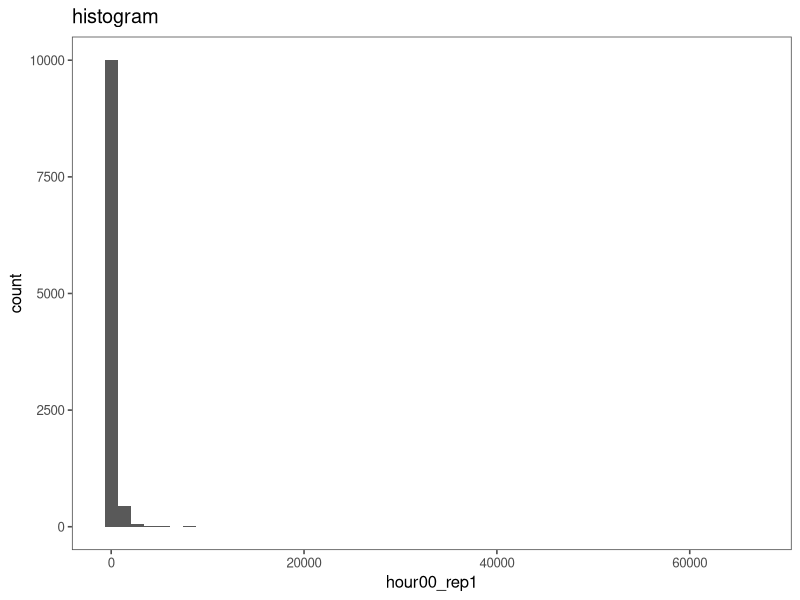
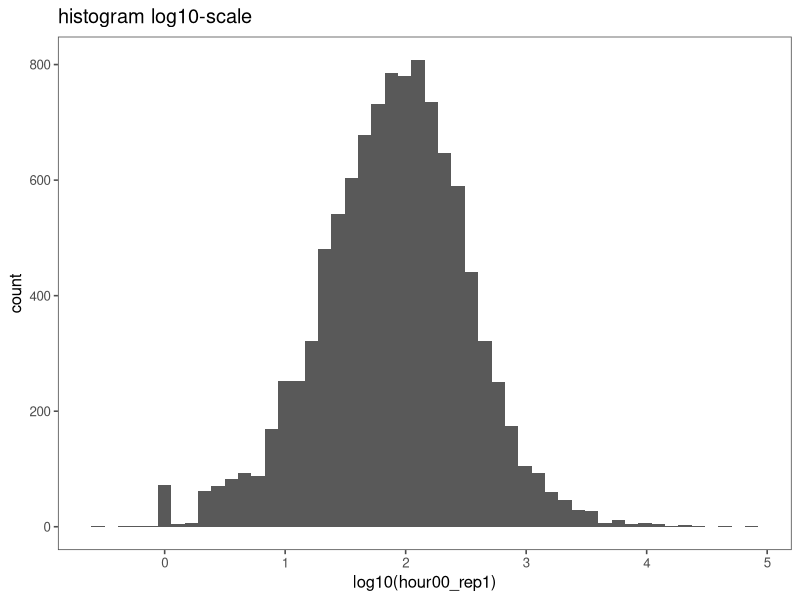
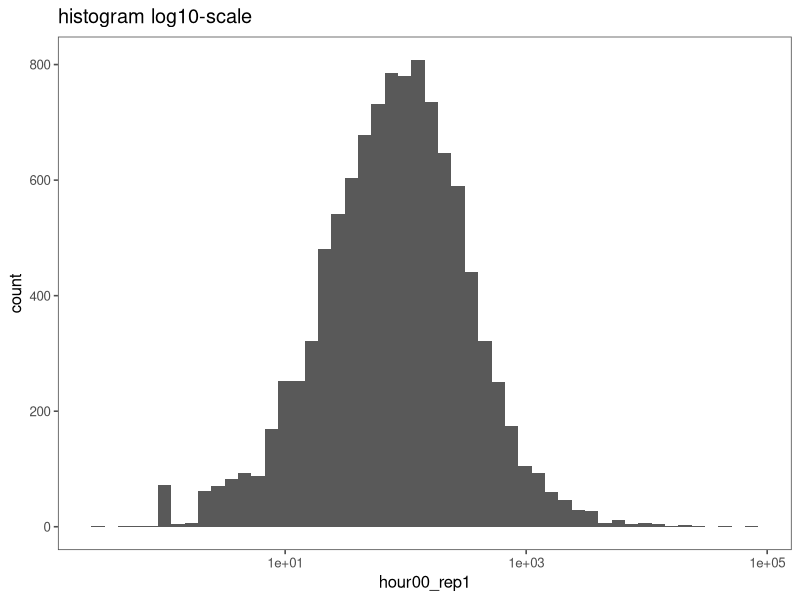
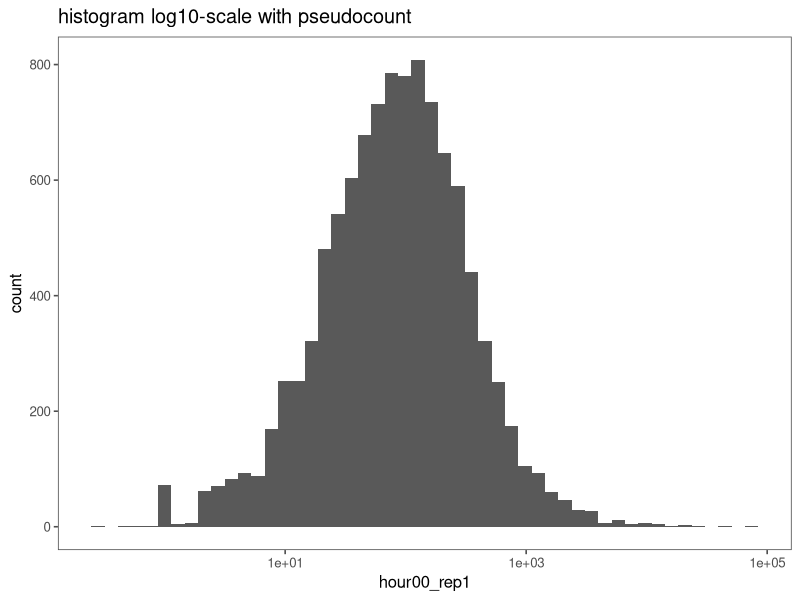
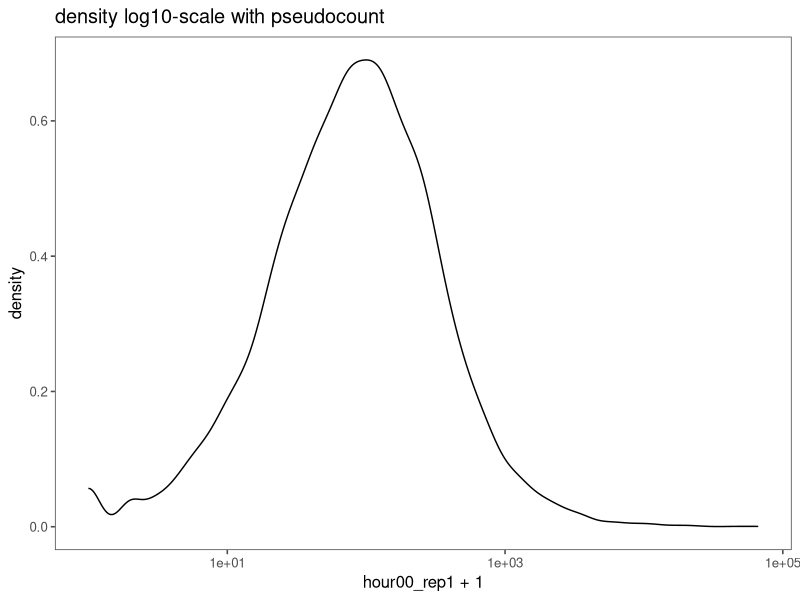
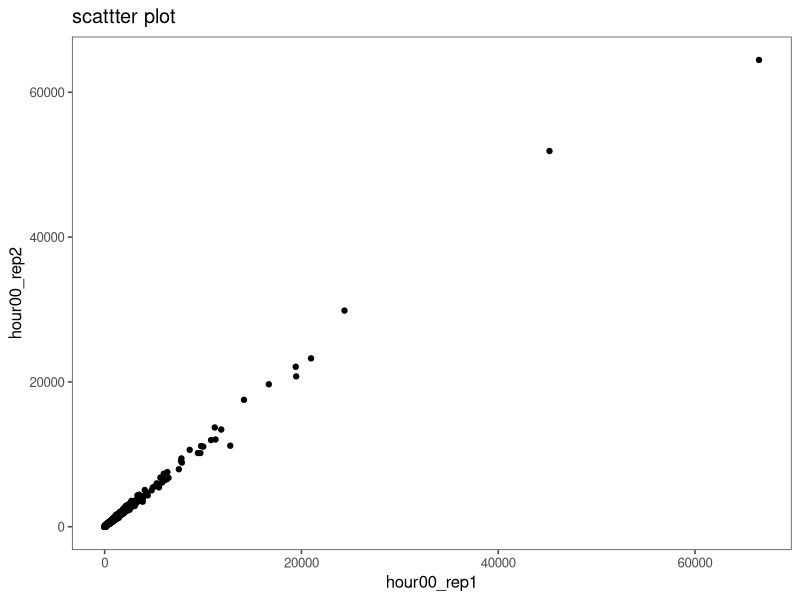
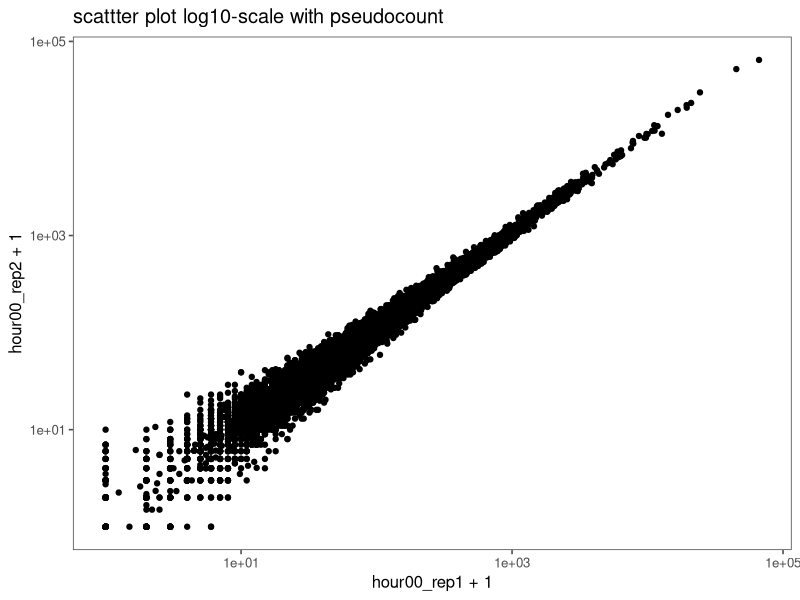
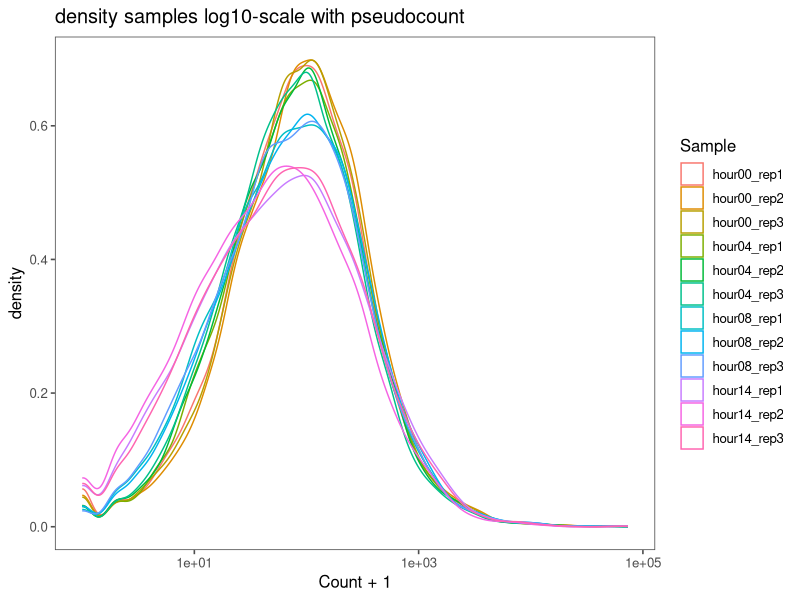

These figures' R source, in order:
## ---- chunk 1
knitr::opts_chunk$set(echo = TRUE, eval = FALSE)
## ---- chunk 2

# Trick to install packages

list.of.packages <- c("here",
                      "tidyverse",
                      "reshape2",
                      "ggplot2",
                      "ggthemes",
                      "ggrepel",
                      "scales",
                      "viridis",
                      "corrplot",
                      "pheatmap")

new.packages <- list.of.packages[!(list.of.packages %in% installed.packages()[,"Package"])]

if(length(new.packages)) install.packages(new.packages)



# We need to load all the libraries we think are needed for this exercise.
library(here) # setting wdir
library(tidyverse) # data-warngling
library(reshape2) # converting data from wide-to-long and long-to-wide

library(ggplot2) # plotting
library(ggthemes) # pretty plotting themes
library(ggrepel) # make nice data point labels
library(scales) # nice annotating of x/y axes in plots
library(viridis) # nice color pallete

library(corrplot) # easy correlation plots

library(pheatmap) # easy heatmaps


## ---- chunk 3
here()

getwd()

# setwd()

data_genelevel <- read_delim(file = here("2-class2",
                                         "data",
                                         "data_genelevel.tsv"),
                   delim = "\t",
                   escape_double = FALSE,
                   trim_ws = TRUE)

dux_targets <- read_csv(file = here("2-class2",
                                    "data",
                                    "target_genes.csv"
                                    )
                        )

# lib_counts <- data.frame("lib"=colnames(data_genelevel[,-1]),
#                          "counts"=colSums(data_genelevel[,-1])
#                          )


summary(data_genelevel) # let's get a feel for the data - it is in long format



data_genelevel$target <- if_else(condition = data_genelevel$gene_symbol %in% dux_targets$hgnc_symbol,
        true = "target",
        false = "not_target"
          )

table(data_genelevel$target)

data_genelevel %>% group_by(target) %>% summarise_all(funs(mean))
# boo 'gene_symbol'

data_genelevel %>% group_by(target) %>% select(-gene_symbol) %>% summarise_all(funs(mean)) 

long_genelevel <- melt(data_genelevel) # convert from wide-to-long
names(long_genelevel) <- c("gene_symbol","Target","Sample", "Count") # rename columns

head(long_genelevel)
summary_target_sample <- long_genelevel %>% group_by(Target,Sample) %>% select(-gene_symbol) %>% summarise(Mean=mean(Count)) 

summary_target_sample

## ---- chunk 4

# histogram
ggplot(data = data_genelevel, aes(x = hour00_rep1)) +
  geom_histogram(bins = 50) +
  theme_few() +
  ggtitle("histogram")


# histogram log10-scale
ggplot(data = data_genelevel, aes(x = log10(hour00_rep1))) +
  geom_histogram(bins = 50) +
  theme_few() +
  ggtitle("histogram log10-scale")

# histogram log10-scale -> my preferred route
ggplot(data = data_genelevel, aes(x = hour00_rep1)) +
  geom_histogram(bins = 50) +
  scale_x_log10() +
  theme_few() +
  ggtitle("histogram log10-scale")

# histogram log10-scale with pseudocount
ggplot(data = data_genelevel, aes(x = hour00_rep1)) +
  geom_histogram(bins = 50) +
  scale_x_log10() +
  theme_few() +
  ggtitle("histogram log10-scale with pseudocount")


# density log10-scale with pseudocount
ggplot(data = data_genelevel, aes(x = hour00_rep1 + 1)) +
  geom_density(bins = 50) +
  scale_x_log10() +
  theme_few() +
  ggtitle("density log10-scale with pseudocount")

# scattter plot
ggplot(data = data_genelevel, aes(x = hour00_rep1, y = hour00_rep2)) +
  geom_point() + 
  theme_few() +
  ggtitle("scattter plot")

# scattter plot log10-scale with pseudocount
ggplot(data = data_genelevel, aes(x = hour00_rep1 + 1, y = hour00_rep2 + 1)) +
  geom_point() + 
  scale_x_log10() +
  scale_y_log10() +
  theme_few() +
  ggtitle("scattter plot log10-scale with pseudocount")


# density of all samples log10-scale with pseudocount
ggplot(long_genelevel, aes(x=Count + 1, color = Sample)) + 
  geom_density() +
  scale_x_log10() +
  theme_few() +
  theme(legend.position="right") +
  ggtitle("density samples log10-scale with pseudocount")

# boxplot of all samples log10-scale with pseudocount
ggplot(long_genelevel, aes(y=Count + 1, x = Sample, color = Sample)) + 
  geom_boxplot() +
  scale_y_log10() +
  theme_few() +
  theme(legend.position="right") +
  theme(axis.text.x = element_text(angle = 90, hjust = 1)) +
  ggtitle("boxplot samples log10-scale with pseudocount")

# violinplot of all samples log10-scale with pseudocount
ggplot(long_genelevel, aes(y=Count + 1, x = Sample, color = Sample)) + 
  geom_violin() +
  scale_y_log10() +
  theme_few() +
  theme(legend.position="right") +
  theme(axis.text.x = element_text(angle = 90, hjust = 1)) +
  ggtitle("violinplot samples log10-scale with pseudocount")



# jitterplot of Dux4 targets
ggplot(long_genelevel %>% filter(Target=="target"), aes(y=Count + 1, x = Sample, color = Sample)) + 
  geom_jitter(width = 0.25) +
  scale_y_log10() +
  theme_few() +
  theme(legend.position="right") +
  ggtitle("jitterplot samples log10-scale with pseudocount")



## ---- chunk 5
# keep only numeric columns for correlatioin
cor_data <- data_genelevel %>% select_if(is.numeric)


# pearson assumes a linear realationship!!
cor(x = cor_data$hour00_rep1, y = cor_data$hour00_rep2, method = "pearson")
cor(x = cor_data$hour00_rep1, y = log10(cor_data$hour00_rep2 + 1), method = "pearson")
cor(x = cor_data$hour00_rep1, y = log10(cor_data$hour00_rep2 + 1), method = "spearman")

# we can caclulate all pairwise correlation coefficients
# remember the pseudocounts! 
cor(x = log10(cor_data + 1), method = "pearson")

gene_cor_pearson <- cor(x = log10(cor_data + 1), method = "pearson")

gene_cor_spearman <- cor(x = cor_data, method = "spearman")



corrplot(corr = gene_cor_pearson,
         addCoefasPercent = T,
         addCoef.col = "white",
         number.cex = .8,
         diag = T
         )

corrplot(corr = gene_cor_spearman,
         addCoefasPercent = T,
         addCoef.col = "white",
         number.cex = .8,
         diag = T
         )


corrplot(corr = gene_cor_pearson,
         addCoefasPercent = T,
         addCoef.col = "white",
         number.cex = .8,
         diag = T,
         order = "hclust",
         addrect = 4,
         rect.col = "red",
         title = "Pearson"
         )

corrplot(corr = gene_cor_spearman,
         addCoefasPercent = T,
         addCoef.col = "white",
         number.cex = .8,
         diag = T,
         order = "hclust",
         addrect = 4,
         rect.col = "red",
         title = "Spearman"
         )



corrplot(corr = gene_cor_pearson,
         type = "upper",
         col = rev(viridis(20)),
         addCoefasPercent = T,
         addCoef.col = "white",
         number.cex = .8,
         diag = F,
         title = "Pearson Upper Triangular"
         )




## ---- chunk 6

pheatmap(mat = gene_cor_pearson,
         border_color = "black",
         cluster_rows = T,
         cluster_cols = T )

pheatmap(mat = gene_cor_pearson,
         clustering_method = "ward.D2", #specify clustering method
         border_color = "black",
         cluster_rows = T,
         cluster_cols = T )


heatmap_plot <- pheatmap(mat = gene_cor_pearson,
                         clustering_method = "ward.D2", #specify clustering method
                         clustering_distance_rows = "euclidean",
                           clustering_distance_columns = "euclidean",
                         border_color = "black",
                         cluster_rows = T,
                         cluster_cols = T )


plot(heatmap_plot$tree_row)

# keep only DUX4 targets
cor_data_targets <- data_genelevel %>% filter(target=="target") 

# take a look at column names
colnames(cor_data_targets)

# only keep the counts and convert to matrix
cor_data_targets_select <- as.matrix(cor_data_targets[,2:13])


#add rownames as gene symbols for easier clustering visualization
rownames(cor_data_targets_select) <- cor_data_targets$gene_symbol

# do all targets behave the same?
heatmap_cluster_targets <- pheatmap(mat = log10(cor_data_targets_select + 1),
                         clustering_method = "ward.D2", #specify clustering method
                         clustering_distance_rows = "euclidean",
                         border_color = "black",
                         cluster_rows = T,
                         cluster_cols = F # no need to cluster columns
                         )


plot(heatmap_cluster_targets$tree_row)


## ---- chunk 7

pca_data <- prcomp(log10(cor_data + 1), center = T, scale. = T) 

summary(pca_data) # summarize the PCs by variance
pca_data_info <- summary(pca_data) # assing the summary to the variable 'pca_data_info'
pca_data_info$importance[2,1] # then we can pull specific numbers out of 'pca_data_info'

## ---- chunk 8
pca_plot_data <- data.frame(pca_data$rotation) # we make a dataframe out of the rotations and will use this to plot


ggplot(pca_plot_data, aes(x=PC2, y=PC1)) +
  geom_point(size=2) +
  geom_text_repel(label=rownames(pca_plot_data)) +
  theme_few() +
  labs(ylab(paste("PC1 (%",100*round(pca_data_info$importance[2,1], digits = 3),")", sep = "")
)) +
  labs(xlab(paste("PC2 (%",100*round(pca_data_info$importance[2,2], digits = 3),")", sep = "")
)) +
  ggtitle("PCA analysis") 


pca_plot_data$ID <- rownames(pca_plot_data)
pca_plot_data <- pca_plot_data %>% separate(col = ID, sep = "_", into = c("time","rep"))


ggplot(pca_plot_data, aes(x=PC2, y=PC1)) +
  geom_point(size=2, aes(shape = rep, color = time)) +
  geom_text_repel(label=rownames(pca_plot_data)) +
  scale_color_manual(values = rev(viridis(4, option="D", end = .8))) +
  theme_few() +
  labs(ylab(paste("PC1 (%",100*round(pca_data_info$importance[2,1], digits = 3),")", sep = "")
)) +
  labs(xlab(paste("PC2 (%",100*round(pca_data_info$importance[2,2], digits = 3),")", sep = "")
)) +
  ggtitle("PCA analysis") 


## ---- chunk 9

head(long_genelevel)

ggplot(data = long_genelevel  %>% filter(gene_symbol=="DUXA"), aes(x = Sample, y = Count + 1)) +
  geom_point() +
  scale_y_log10() +
  theme_few() +
  theme(legend.position="right") +
  theme(axis.text.x = element_text(angle = 90, hjust = 1)) +
  ggtitle("log10 DUXA counts")

ggplot(data = long_genelevel, aes(x = Sample, y = Count +1, fill = Target)) +
  geom_boxplot() +
  scale_y_log10() +
  theme_few() +
  theme(legend.position="right") +
  theme(axis.text.x = element_text(angle = 90, hjust = 1)) +
  ggtitle("DUX4 targets vs not targets")


ggplot(data = long_genelevel, aes(x = Sample, y = Count +1, fill = Target)) +
  geom_boxplot(outlier.shape=NA) +
  scale_y_log10() +
  theme_few() +
  theme(legend.position="right") +
  theme(axis.text.x = element_text(angle = 90, hjust = 1)) +
  ggtitle("DUX4 targets vs not targets")

## ---- chunk 10
sessionInfo()
